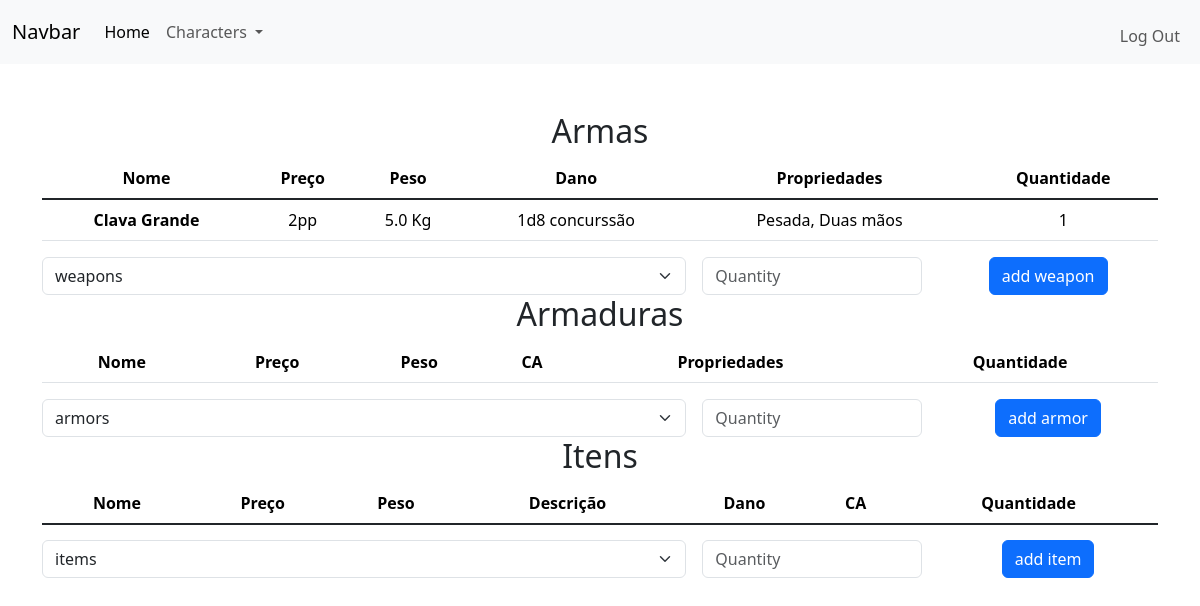
The app's page /inventory?char_id=1 (signed in), older data.
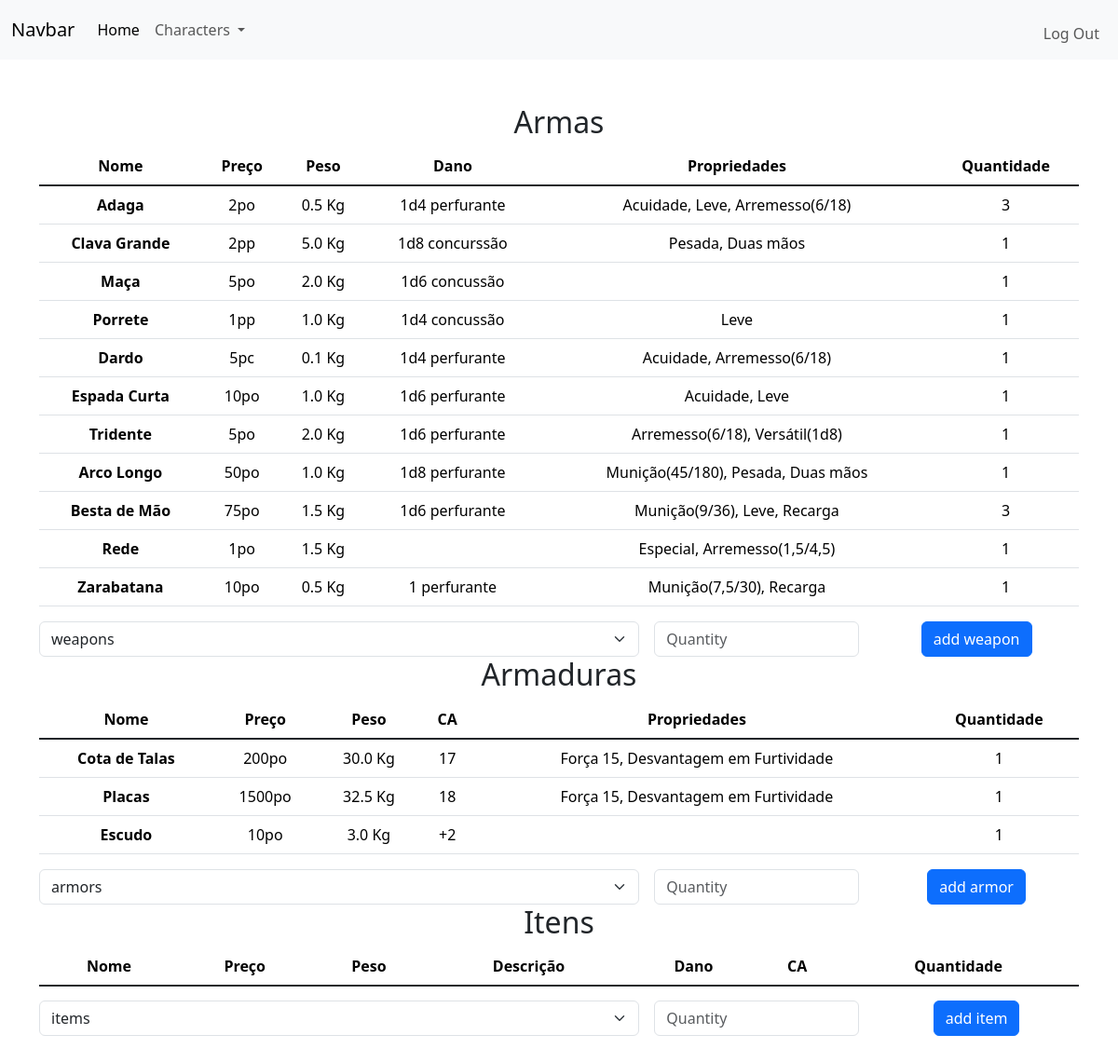
The same page, newer data.
### tables this page shows
CREATE TABLE items
(
    id INTEGER PRIMARY KEY AUTOINCREMENT NOT NULL,
    type TEXT NOT NULL,
    category TEXT,
    name TEXT NOT NULL,
    price TEXT,
    weight REAL,
    damage TEXT,
    armor_class TEXT,
    description TEXT
);

### app.py (the view, shortened to what this page needs)
@app.route("/inventory", methods=["GET","POST"])
@login_required
def inventory():
    if "char_id" in request.args:
        char_id = request.args["char_id"]
    else:
        return redirect("/")
    if len(db.execute("SELECT * FROM characters WHERE user_id = ? AND id = ?", session["user_id"], char_id)) != 1:
        return redirect("/")
    charWeapons = []
    charArmors = []
    charItems = []
    inventory = db.execute("SELECT * FROM inventory WHERE char_id = ?", char_id)
    for row in inventory:
        item = db.execute("SELECT * FROM items WHERE id = ?", row["item_id"])[0]
        item.update({"quantity": row["quantity"]})
        if item["type"] == "weapon":
            charWeapons.append(item)
        elif item["type"] == "armor":
            charArmors.append(item)
        else:
            charItems.append(item)
    return render_template("inventory.html", charWeapons=charWeapons, charArmors=charArmors, charItems=charItems, items=db.execute("SELECT * FROM items"))

### app.py (called while the page is built)
@app.after_request
def after_request(response):
    response.headers["Cache-Control"] = "no-cache, no-store, must-revalidate"
    response.headers["Expires"] = 0
    response.headers["Pragma"] = "no-cache"
    return response

### functions.py (called while the page is built)
def login_required(f):
    @wraps(f)
    def decorated_function(*args, **kwargs):
        if session.get("user_id") is None:
            return redirect("/login")
        return f(*args, **kwargs)
    return decorated_function

### templates/inventory.html (shortened to what this page needs)
{% extends "layout.html" %}
{% block main %}
    <table class="table">
        <h2>Armas</h2>
        <thead>
            <tr>
                <th scope="col">Nome</th>
                <th scope="col">Preço</th>
                <th scope="col">Peso</th>
                <th scope="col">Dano</th>
                <th scope="col">Propriedades</th>
                <th scope="col">Quantidade</th>
            </tr>
        </thead>
        <tbody class="table-group-divider">
            {% for weapon in charWeapons %}
                <tr>
                    <th scope="row">{{weapon.name}}</th>
                    <td>{{weapon.price}}</td>
                    <td>{{weapon.weight}} Kg</td>
                    <td>{{weapon.damage}}</td>
                    <td>{{weapon.description}}</td>
                    <td>{{weapon.quantity}}</td>
                </tr>
            {% endfor %}
        </tbody>
    </table>
    <form action="#" method="POST">
        <div class="row g-3">
            <div class="col-sm-7">
                <select name="item_id" class="form-select" aria-label="Default select example">
                    <option selected value="0">weapons</option>
                </select>
            </div>
            <div class="col-sm">
                <input type="number" class="form-control" name="quantity" placeholder="Quantity" aria-label="State">
            </div>
            <div class="col-sm">
                <button type="submit" class="btn btn-primary">add weapon</button>
            </div>
        </div>
    </form>
    <table class="table">
        <h2>Armaduras</h2>
        <thead>
            <tr>
                <th scope="col">Nome</th>
                <th scope="col">Preço</th>
                <th scope="col">Peso</th>
                <th scope="col">CA</th>
                <th scope="col">Propriedades</th>
                <th scope="col">Quantidade</th>
            </tr>
        </thead>
        <tbody class="table-group-divider">
            {% for armor in charArmors %}
                <tr>
                    <th scope="row">{{armor.name}}</th>
                    <td>{{armor.price}}</td>
                    <td>{{armor.weight}} Kg</td>
                    <td>{{armor.armor_class}}</td>
                    <td>{{armor.description}}</td>
                    <td>{{armor.quantity}}</td>
                </tr>
            {% endfor %}
        </tbody>
    </table>
    <form action="#" method="POST">
        <div class="row g-3">
            <div class="col-sm-7">
                <select name="item_id" class="form-select" aria-label="Default select example">
                    <option selected value="0">armors</option>
                </select>
            </div>
            <div class="col-sm">
                <input type="number" class="form-control" name="quantity" placeholder="Quantity" aria-label="State">
            </div>
            <div class="col-sm">
                <button type="submit" class="btn btn-primary">add armor</button>
            </div>
        </div>
    </form>
    <table class="table">
        <h2>Itens</h2>
        <thead>
            <tr>
                <th scope="col">Nome</th>
                <th scope="col">Preço</th>
                <th scope="col">Peso</th>
                <th scope="col">Descrição</th>
                <th scope="col">Dano</th>
                <th scope="col">CA</th>
                <th scope="col">Quantidade</th>
            </tr>
        </thead>
    </table>
    <form action="#" method="POST">
        <div class="row g-3">
            <div class="col-sm-7">
                <select name="item_id" class="form-select" aria-label="Default select example">
                    <option selected value="0">items</option>
                </select>
            </div>
            <div class="col-sm">
                <input type="number" class="form-control" name="quantity" placeholder="Quantity" aria-label="State">
            </div>
            <div class="col-sm">
                <button type="submit" class="btn btn-primary">add item</button>
            </div>
        </div>
    </form>
{% endblock %}

### templates/layout.html (shortened to what this page needs)
<!doctype html>
<html lang="pt-BR">
<head>
    <link href="https://cdn.jsdelivr.net/npm/bootstrap@5.3.2/dist/css/bootstrap.min.css" rel="stylesheet">
</head>
<body>
    <nav class="navbar navbar-expand-lg bg-body-tertiary">
        <div class="container-fluid">
            {% if session["user_id"] %}
                <a class="navbar-brand" href="#">Navbar</a>
                <div class="collapse navbar-collapse" id="navbarNavAltMarkup">
                    <div class="navbar-nav">
                        <a class="nav-link active" aria-current="page" href="/">Home</a>
                        <li class="nav-item dropdown">
                            <a class="nav-link dropdown-toggle" href="#" role="button" data-bs-toggle="dropdown" aria-expanded="false">
                                Characters
                            </a>
                        </li>
                    </div>
                    <ul class="navbar-nav ms-auto mt-2">
                        <li class="nav-item"><a class="nav-link" href="/logout">Log Out</a></li>
                    </ul>
                </div>
            {% endif %}
        </div>
    </nav>
    <main class="container py-5 text-center">
        {% block main %}{% endblock %}
    </main>
</body>
</html>

Row changes from the older to the newer data that the page shows:
now on this page (row unchanged): items: name "Adaga", price "2po", weight "0.5", damage "1d4 perfurante", description "Acuidade, Leve, Arremesso(6/18)", quantity "3", shown under "Armas"
now on this page (row unchanged): items: name "Maça", price "5po", weight "2.0", damage "1d6 concussão", quantity "1", shown under "Armas"
now on this page (row unchanged): items: name "Porrete", price "1pp", weight "1.0", damage "1d4 concussão", description "Leve", quantity "1", shown under "Armas"
added items: name "Dardo", price "5pc", weight "0.1", damage "1d4 perfurante", description "Acuidade, Arremesso(6/18)", quantity "1", shown under "Armas"
added items: name "Espada Curta", price "10po", weight "1.0", damage "1d6 perfurante", description "Acuidade, Leve", quantity "1", shown under "Armas"
added items: name "Tridente", price "5po", weight "2.0", damage "1d6 perfurante", description "Arremesso(6/18), Versátil(1d8)", quantity "1", shown under "Armas"
added items: name "Arco Longo", price "50po", weight "1.0", damage "1d8 perfurante", description "Munição(45/180), Pesada, Duas mãos", quantity "1", shown under "Armas"
added items: name "Besta de Mão", price "75po", weight "1.5", damage "1d6 perfurante", description "Munição(9/36), Leve, Recarga", quantity "3", shown under "Armas"
added items: name "Rede", price "1po", weight "1.5", description "Especial, Arremesso(1,5/4,5)", quantity "1", shown under "Armas"
added items: name "Zarabatana", price "10po", weight "0.5", damage "1 perfurante", description "Munição(7,5/30), Recarga", quantity "1", shown under "Armas"
added items: name "Cota de Talas", price "200po", weight "30.0", armor_class "17", description "Força 15, Desvantagem em Furtividade", quantity "1", shown under "Armaduras"
added items: name "Placas", price "1500po", weight "32.5", armor_class "18", description "Força 15, Desvantagem em Furtividade", quantity "1", shown under "Armaduras"
added items: name "Escudo", price "10po", weight "3.0", armor_class "+2", quantity "1", shown under "Armaduras"
